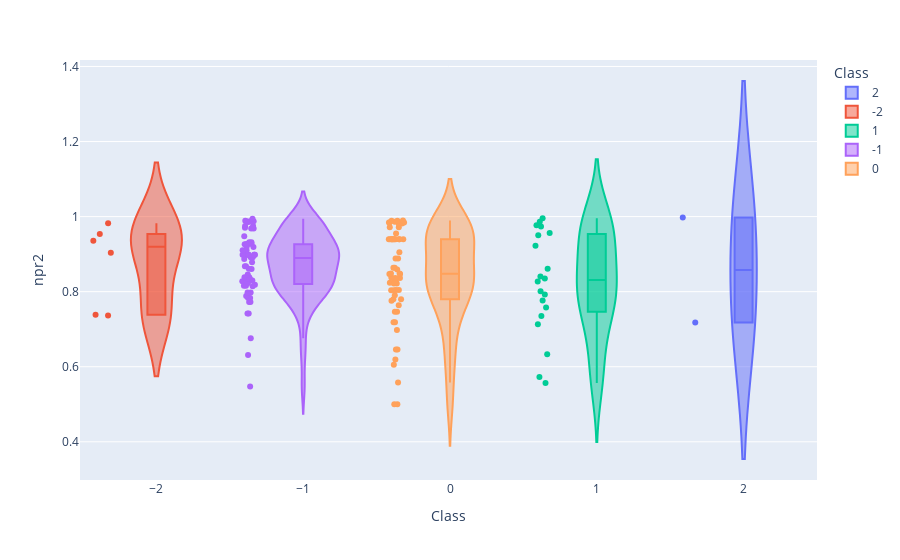

Notebook code cell kept with this figure:
### Code cell
import plotly.express as px

fig = px.violin(best_attr_data, y="npr2", x="Class", color="Class", box=True, points="all",
          hover_data=best_attr_data.columns)
fig.show()

### Figure 1 — Plotly figure (JSON) as saved in the notebook; plotly's stock layout.template omitted (floating-point values rounded to 4 significant figures; data arrays with more than 128 entries replaced by an {"elided": "..."} marker saying what was removed)
{"data": [{"alignmentgroup": "True", "box": {"visible": true}, "customdata": [[21.28, 622.4, 212.4, 601.1, 10.11, -8.971, 5.547, 5.375, 0.9835], [156.0, 156.7, 187.2, 0.7196, 2.931, -3.685, 2.106, 2.118, 1.509]], "hovertemplate": "Class=%{x}<br>npr2=%{y}<br>ASA+=%{customdata[0]}<br>ASA-=%{customdata[1]}<br>CASA+=%{customdata[2]}<br>DASA=%{customdata[3]}<br>h_logP=%{customdata[4]}<br>h_logS=%{customdata[5]}<br>rgyr=%{customdata[6]}<br>std_dim1=%{customdata[7]}<br>std_dim2=%{customdata[8]}<extra></extra>", "legendgroup": "2", "marker": {"color": "#636efa"}, "name": "2", "offsetgroup": "2", "orientation": "v", "points": "all", "scalegroup": "True", "showlegend": true, "type": "violin", "x": [2, 2], "x0": " ", "xaxis": "x", "y": [0.9973, 0.7182], "y0": " ", "yaxis": "y"}, {"alignmentgroup": "True", "box": {"visible": true}, "customdata": [[38.98, 499.5, 68.99, 460.5, 10.48, -10.13, 3.768, 2.839, 1.732], [46.27, 421.4, 110.1, 375.2, 5.372, -6.205, 3.078, 1.968, 1.369], [56.39, 480.5, 98.29, 424.1, 9.795, -9.442, 3.802, 2.855, 1.267], [87.26, 444.8, 152.2, 357.6, 8.999, -9.138, 4.031, 3.088, 1.719], [71.59, 458.2, 122.8, 386.6, 9.112, -8.755, 3.863, 2.853, 1.239], [84.54, 430.1, 142.8, 345.5, 8.434, -8.074, 3.947, 2.855, 1.383]], "hovertemplate": "Class=%{x}<br>npr2=%{y}<br>ASA+=%{customdata[0]}<br>ASA-=%{customdata[1]}<br>CASA+=%{customdata[2]}<br>DASA=%{customdata[3]}<br>h_logP=%{customdata[4]}<br>h_logS=%{customdata[5]}<br>rgyr=%{customdata[6]}<br>std_dim1=%{customdata[7]}<br>std_dim2=%{customdata[8]}<extra></extra>", "legendgroup": "-2", "marker": {"color": "#EF553B"}, "name": "-2", "offsetgroup": "-2", "orientation": "v", "points": "all", "scalegroup": "True", "showlegend": true, "type": "violin", "x": [-2, -2, -2, -2, -2, -2], "x0": " ", "xaxis": "x", "y": [0.7367, 0.9356, 0.9536, 0.7388, 0.9821, 0.9039], "y0": " ", "yaxis": "y"}, {"alignmentgroup": "True", "box": {"visible": true}, "customdata": {"elided": "20x9 float values"}, "hovertemplate": "Class=%{x}<br>npr2=%{y}<br>ASA+=%{customdata[0]}<br>ASA-=%{customdata[1]}<br>CASA+=%{customdata[2]}<br>DASA=%{customdata[3]}<br>h_logP=%{customdata[4]}<br>h_logS=%{customdata[5]}<br>rgyr=%{customdata[6]}<br>std_dim1=%{customdata[7]}<br>std_dim2=%{customdata[8]}<extra></extra>", "legendgroup": "1", "marker": {"color": "#00cc96"}, "name": "1", "offsetgroup": "1", "orientation": "v", "points": "all", "scalegroup": "True", "showlegend": true, "type": "violin", "x": [1, 1, 1, 1, 1, 1, 1, 1, 1, 1, 1, 1, 1, 1, 1, 1, 1, 1, 1, 1], "x0": " ", "xaxis": "x", "y": [0.7579, 0.8273, 0.9566, 0.9957, 0.835, 0.7135, 0.7351, 0.8402, 0.7768, 0.9773, 0.6332, 0.9736, 0.8608, 0.9862, 0.7922, 0.8014, 0.5565, 0.9225, 0.5724, 0.9502], "y0": " ", "yaxis": "y"}, {"alignmentgroup": "True", "box": {"visible": true}, "customdata": {"elided": "64x9 float values"}, "hovertemplate": "Class=%{x}<br>npr2=%{y}<br>ASA+=%{customdata[0]}<br>ASA-=%{customdata[1]}<br>CASA+=%{customdata[2]}<br>DASA=%{customdata[3]}<br>h_logP=%{customdata[4]}<br>h_logS=%{customdata[5]}<br>rgyr=%{customdata[6]}<br>std_dim1=%{customdata[7]}<br>std_dim2=%{customdata[8]}<extra></extra>", "legendgroup": "-1", "marker": {"color": "#ab63fa"}, "name": "-1", "offsetgroup": "-1", "orientation": "v", "points": "all", "scalegroup": "True", "showlegend": true, "type": "violin", "x": [-1, -1, -1, -1, -1, -1, -1, -1, -1, -1, -1, -1, -1, -1, -1, -1, -1, -1, -1, -1, -1, -1, -1, -1, -1, -1, -1, -1, -1, -1, -1, -1, -1, -1, -1, -1, -1, -1, -1, -1, -1, -1, -1, -1, -1, -1, -1, -1, -1, -1, -1, -1, -1, -1, -1, -1, -1, -1, -1, -1, -1, -1, -1, -1], "x0": " ", "xaxis": "x", "y": [0.7978, 0.8295, 0.9479, 0.9856, 0.9945, 0.7722, 0.8223, 0.8183, 0.7977, 0.8143, 0.8613, 0.5472, 0.989, 0.7886, 0.8873, 0.9706, 0.6312, 0.8607, 0.9876, 0.8161, 0.9316, 0.6757, 0.8785, 0.8342, 0.7419, 0.8283, 0.9753, 0.8276, 0.8919, 0.9271, 0.8677, 0.9192, 0.9262, 0.9105, 0.9686, 0.8985, 0.8457, 0.7724, 0.7841, 0.8385, 0.783, 0.9876, 0.8161, 0.9316, 0.9876, 0.8342, 0.7419, 0.9753, 0.8985, 0.8985, 0.8985, 0.8985, 0.8276, 0.8985, 0.8919, 0.9271, 0.8677, 0.9192, 0.9262, 0.9105, 0.9686, 0.8985, 0.8385, 0.8985], "y0": " ", "yaxis": "y"}, {"alignmentgroup": "True", "box": {"visible": true}, "customdata": {"elided": "62x9 float values"}, "hovertemplate": "Class=%{x}<br>npr2=%{y}<br>ASA+=%{customdata[0]}<br>ASA-=%{customdata[1]}<br>CASA+=%{customdata[2]}<br>DASA=%{customdata[3]}<br>h_logP=%{customdata[4]}<br>h_logS=%{customdata[5]}<br>rgyr=%{customdata[6]}<br>std_dim1=%{customdata[7]}<br>std_dim2=%{customdata[8]}<extra></extra>", "legendgroup": "0", "marker": {"color": "#FFA15A"}, "name": "0", "offsetgroup": "0", "orientation": "v", "points": "all", "scalegroup": "True", "showlegend": true, "type": "violin", "x": [0, 0, 0, 0, 0, 0, 0, 0, 0, 0, 0, 0, 0, 0, 0, 0, 0, 0, 0, 0, 0, 0, 0, 0, 0, 0, 0, 0, 0, 0, 0, 0, 0, 0, 0, 0, 0, 0, 0, 0, 0, 0, 0, 0, 0, 0, 0, 0, 0, 0, 0, 0, 0, 0, 0, 0, 0, 0, 0, 0, 0, 0], "x0": " ", "xaxis": "x", "y": [0.7639, 0.9549, 0.9862, 0.6192, 0.8376, 0.6052, 0.8035, 0.9844, 0.9398, 0.8885, 0.8237, 0.7759, 0.5578, 0.9813, 0.8043, 0.6981, 0.7184, 0.8271, 0.7903, 0.7796, 0.8592, 0.5, 0.9888, 0.8361, 0.8471, 0.9714, 0.8481, 0.9052, 0.8215, 0.9716, 0.9897, 0.7466, 0.8637, 0.6461, 0.8035, 0.9844, 0.9398, 0.9844, 0.9398, 0.8885, 0.9398, 0.9398, 0.9813, 0.8043, 0.9398, 0.7184, 0.8271, 0.7796, 0.5, 0.9888, 0.8361, 0.8471, 0.9398, 0.8481, 0.8215, 0.9398, 0.9398, 0.9398, 0.9398, 0.7466, 0.8637, 0.6461], "y0": " ", "yaxis": "y"}], "layout": {"legend": {"title": {"text": "Class"}, "tracegroupgap": 0}, "margin": {"t": 60}, "violinmode": "overlay", "xaxis": {"anchor": "y", "categoryarray": [2, -2, 1, -1, 0], "categoryorder": "array", "domain": [0, 1], "title": {"text": "Class"}}, "yaxis": {"anchor": "x", "domain": [0, 1], "title": {"text": "npr2"}}}}
